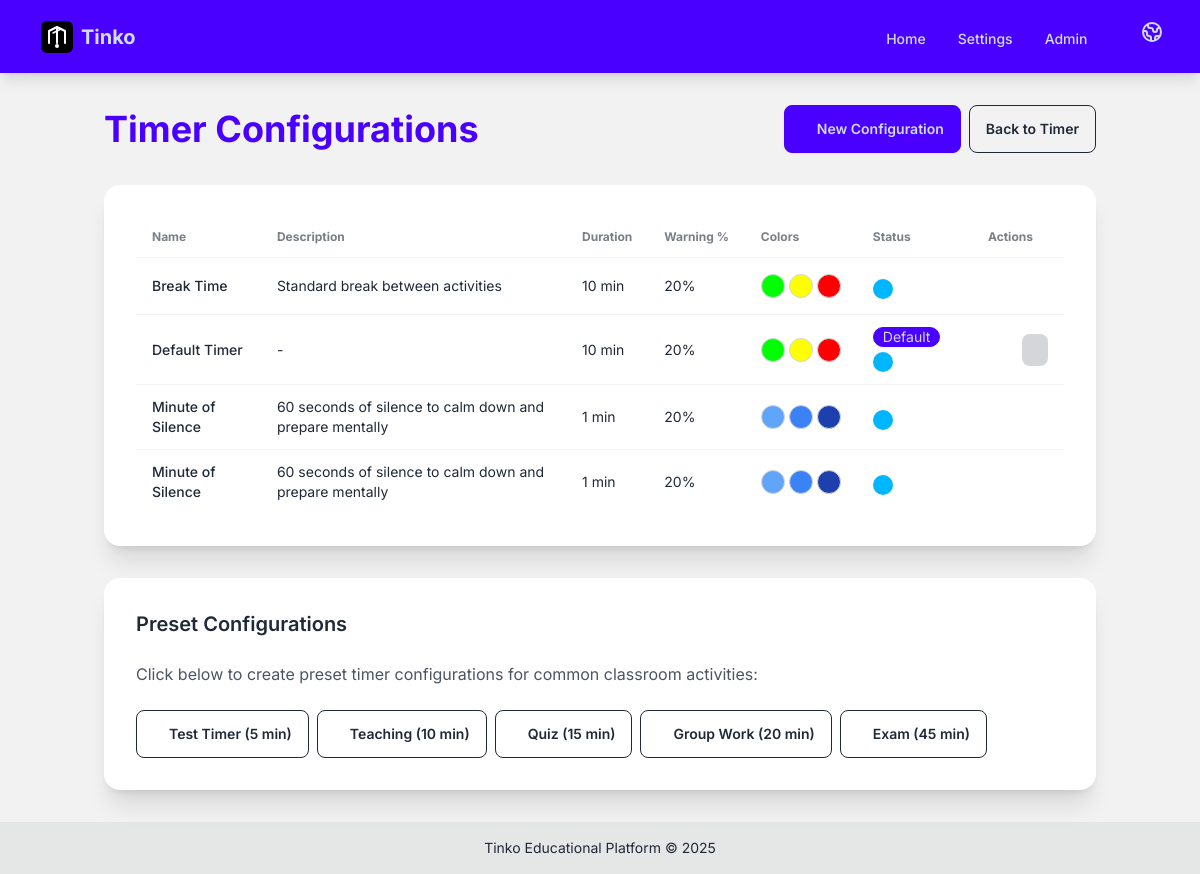
Screenshot of /plugins/edupi/activity_timer/configs/ with the database file from the repository.
### plugins/edupi/activity_timer/models.py (models this page shows, shortened)
class TimerConfig(models.Model):
    preset = models.ForeignKey(
        TimerPreset,
        on_delete=models.SET_NULL,
        null=True,
        blank=True,
        related_name="configs",
        help_text=_("Base preset for this configuration (optional)"),
    )
    name = models.CharField(
        max_length=100,
        help_text=_("Name of the timer configuration"),
    )
    description = models.TextField(
        blank=True,
        help_text=_("Description of when to use this timer"),
    )
    duration_minutes = models.PositiveIntegerField(
        default=10,
        help_text=_("Duration in minutes"),
    )
    warning_threshold_percent = models.PositiveIntegerField(
        default=20,
        help_text=_("Percentage remaining when warning color appears"),
    )
    enable_buzzer = models.BooleanField(
        default=True,
        help_text=_("Play buzzer sound when timer ends"),
    )
    display_color = models.CharField(
        max_length=7,
        default="#3B82F6",
        help_text=_("Hex color for display button"),
    )
    led_color_start = models.CharField(
        max_length=7,
        default="#00FF00",
        help_text=_("Hex color code for timer start (green)"),
    )
    led_color_warning = models.CharField(
        max_length=7,
        default="#FFFF00",
        help_text=_("Hex color code for warning state (yellow)"),
    )
    led_color_end = models.CharField(
        max_length=7,
        default="#FF0000",
        help_text=_("Hex color code for timer end (red)"),
    )
    enable_breathing = models.BooleanField(
        default=False,
        help_text=_("Enable breathing circle animation"),
    )
    enable_ambient_sound = models.BooleanField(
        default=False,
        help_text=_("Play ambient background sound"),
    )
    is_default = models.BooleanField(
        default=False,
        help_text=_("Use this as the default configuration"),
    )
    is_active = models.BooleanField(
        default=True,
        help_text=_("Whether this configuration is active"),
    )
    created_at = models.DateTimeField(auto_now_add=True)
    updated_at = models.DateTimeField(auto_now=True)
    class Meta:
        app_label = "edupi_activity_timer"
        verbose_name = _("Timer Configuration")
        verbose_name_plural = _("Timer Configurations")
        ordering = ["name"]

### plugins/edupi/activity_timer/views.py (the view)
# urls.py: path("configs/", views.TimerConfigListView.as_view(), name="config_list"),
class TimerConfigListView(View):
    def get(self, request):
        configs = TimerConfig.objects.all().order_by("-is_active", "name")
        context = {
            "title": _("Timer Configurations"),
            "configs": configs,
        }
        return render(request, "activity_timer/config_list.html", context)

### plugins/edupi/activity_timer/templates/activity_timer/config_list.html (shortened to what this page needs)
{% extends "base.html" %}
{% load i18n %}
{% block content %}
<div class="container mx-auto px-4 py-8">
    <div class="flex justify-between items-center mb-8">
        <h1 class="text-4xl font-bold text-primary">{{ title }}</h1>
        <div class="flex gap-2">
            <a href="{% url 'activity_timer:config_create' %}" class="btn btn-primary">
                {% trans "New Configuration" %}
            </a>
            <a href="{% url 'activity_timer:dashboard' %}" class="btn btn-outline">
                {% trans "Back to Timer" %}
            </a>
        </div>
    </div>
    <div class="card bg-base-100 shadow-xl">
        <div class="card-body">
            <div class="overflow-x-auto">
                <table class="table">
                    <thead>
                        <tr>
                            <th>{% trans "Name" %}</th>
                            <th>{% trans "Description" %}</th>
                            <th>{% trans "Duration" %}</th>
                            <th>{% trans "Warning %" %}</th>
                            <th>{% trans "Colors" %}</th>
                            <th>{% trans "Status" %}</th>
                            <th>{% trans "Actions" %}</th>
                        </tr>
                    </thead>
                    <tbody>
                        {% for config in configs %}
                            <tr class="{% if not config.is_active %}opacity-50{% endif %}">
                                <td class="font-medium">{{ config.name }}</td>
                                <td>{{ config.description|truncatewords:10|default:"-" }}</td>
                                <td>{{ config.duration_minutes }} {% trans "min" %}</td>
                                <td>{{ config.warning_threshold_percent }}%</td>
                                <td>
                                    <div class="flex gap-1">
                                        <span class="w-6 h-6 rounded-full border border-gray-300"
                                              style="background-color: {{ config.led_color_start }};"
                                              title="{% trans 'Start' %}"></span>
                                        <span class="w-6 h-6 rounded-full border border-gray-300"
                                              style="background-color: {{ config.led_color_warning }};"
                                              title="{% trans 'Warning' %}"></span>
                                        <span class="w-6 h-6 rounded-full border border-gray-300"
                                              style="background-color: {{ config.led_color_end }};"
                                              title="{% trans 'End' %}"></span>
                                    </div>
                                </td>
                                <td>
                                    {% if config.is_default %}
                                        <span class="badge badge-primary">{% trans "Default" %}</span>
                                    {% endif %}
                                    {% if config.enable_buzzer %}
                                        <span class="badge badge-info" title="{% trans 'Buzzer enabled' %}">
                                        </span>
                                    {% endif %}
                                </td>
                                <td>
                                    <div class="flex gap-2">
                                        <a href="{% url 'activity_timer:config_update' config.id %}"
                                           class="btn btn-sm btn-ghost">
                                        </a>
                                        <button onclick="deleteConfig({{ config.id }})"
                                                  class="btn btn-sm btn-ghost text-error"
                                                  {% if config.is_default %}disabled title="{% trans 'Cannot delete default configuration' %}"{% endif %}>
                                        </button>
                                    </div>
                                </td>
                            </tr>
                        {% endfor %}
                    </tbody>
                </table>
            </div>
        </div>
    </div>
    <div class="mt-8 card bg-base-100 shadow-xl">
        <div class="card-body">
            <h2 class="card-title text-xl mb-4">{% trans "Preset Configurations" %}</h2>
            <p class="text-gray-600 mb-4">
                {% trans "Click below to create preset timer configurations for common classroom activities:" %}
            </p>
            <div class="flex flex-wrap gap-2">
                <button onclick="createPreset('test', 5)" class="btn btn-outline">
                    {% trans "Test Timer (5 min)" %}
                </button>
                <button onclick="createPreset('teaching', 10)" class="btn btn-outline">
                    {% trans "Teaching (10 min)" %}
                </button>
                <button onclick="createPreset('quiz', 15)" class="btn btn-outline">
                    {% trans "Quiz (15 min)" %}
                </button>
                <button onclick="createPreset('group_work', 20)" class="btn btn-outline">
                    {% trans "Group Work (20 min)" %}
                </button>
                <button onclick="createPreset('exam', 45)" class="btn btn-outline">
                    {% trans "Exam (45 min)" %}
                </button>
            </div>
        </div>
    </div>
</div>
{% endblock %}

### templates/base.html (style rules this page uses)
body { font-family: 'Inter', sans-serif; }

### rows the page displays
TimerConfig: name "Break Time", description "Standard break between activities", duration_minutes "10", warning_threshold_percent "20"
TimerConfig: name "Default Timer", description "-", duration_minutes "10", warning_threshold_percent "20"
TimerConfig: name "Minute of Silence", description "60 seconds of silence to calm down and prepare mentally", duration_minutes "1", warning_threshold_percent "20"
TimerConfig: name "Minute of Silence", description "60 seconds of silence to calm down and prepare mentally", duration_minutes "1", warning_threshold_percent "20"

### other values shown
{{ title }} "Timer Configurations"
